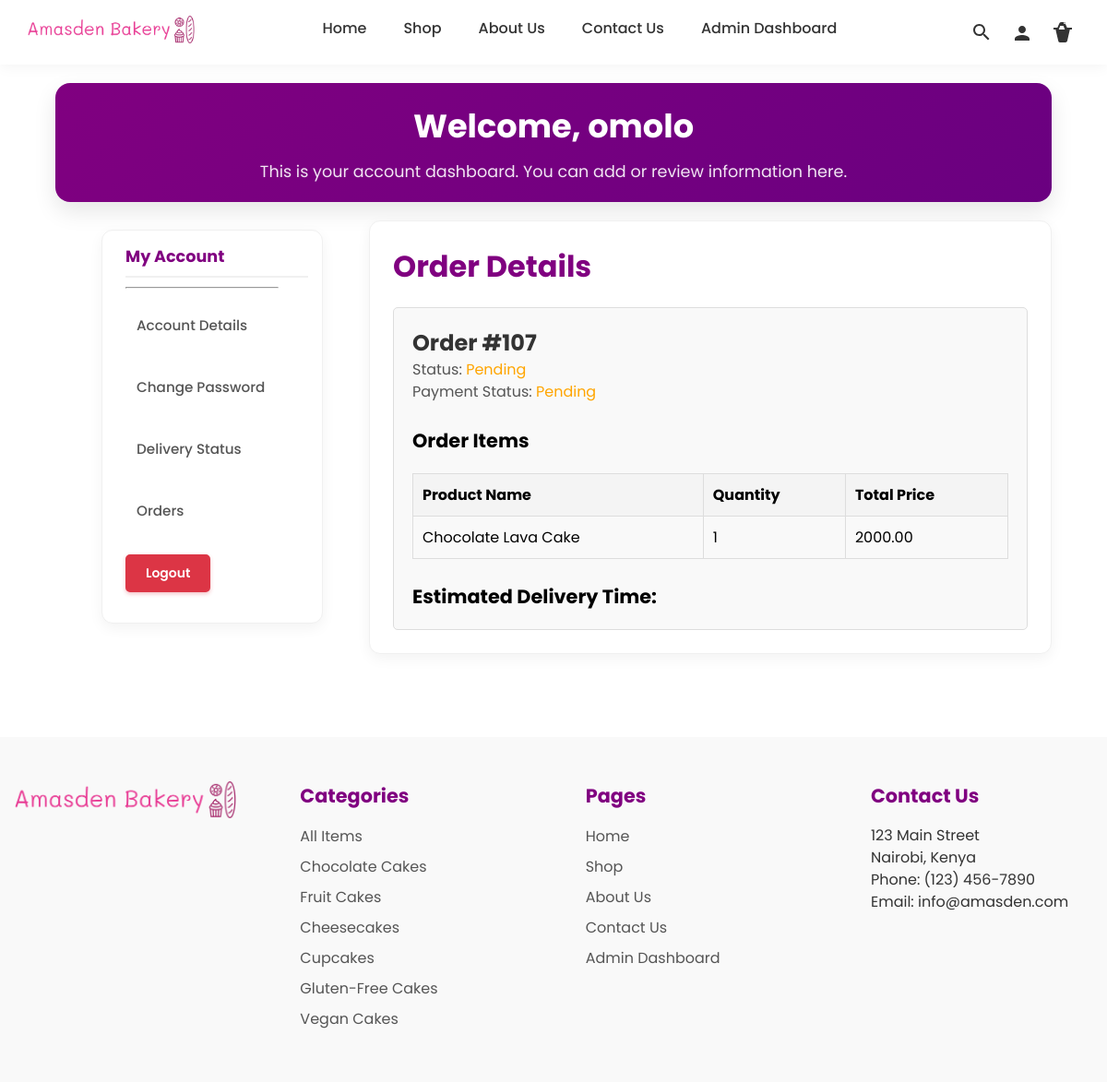
/user_dashboard/order/107/details/ (signed in), run on the app's committed database.
### bakery/models.py (models this page shows, shortened)
class Order(models.Model):
    STATUS_CHOICES = [
        ('Pending', 'Pending'),
        ('In Progress', 'In Progress'),
        ('Completed', 'Completed'),
        ('Cancelled', 'Cancelled'),
    ]
    PAYMENT_STATUS_CHOICES = [
        ('Pending', 'Pending'),
        ('Completed', 'Completed'),
        ('Failed', 'Failed'),
        ('Cancelled', 'Cancelled'),
    ]
    user = models.ForeignKey(User, on_delete=models.CASCADE, null=True, blank=True)
    cart = models.ForeignKey(Cart, on_delete=models.CASCADE, null=True, blank=True)
    status = models.CharField(max_length=20, choices=STATUS_CHOICES, default='Pending')
    created_at = models.DateTimeField(auto_now_add=True)
    estimated_delivery_time = models.DateTimeField(blank=True, null=True)
    total_price = models.DecimalField(max_digits=10, decimal_places=2, default=0)
    payment_status = models.CharField(max_length=20, choices=PAYMENT_STATUS_CHOICES, default='Pending')
    phone_number = models.CharField(max_length=15, blank=True, null=True)
    address = models.CharField(max_length=255, blank=True, null=True)
    checkout_request_id = models.CharField(max_length=255, blank=True, null=True)
    class Meta:
        indexes = [
            models.Index(fields=['status', 'payment_status']),
        ]

class OrderItem(models.Model):
    order = models.ForeignKey(Order, on_delete=models.CASCADE, related_name='order_items')
    product = models.ForeignKey(BakeryItem, on_delete=models.CASCADE)
    quantity = models.PositiveIntegerField()
    total_price = models.DecimalField(max_digits=10, decimal_places=2)
    timestamp = models.DateTimeField(auto_now_add=True)

class BakeryItem(models.Model):
    name = models.CharField(max_length=100, unique=True)
    description = models.TextField()
    price = models.DecimalField(max_digits=6, decimal_places=2)
    image = models.ImageField(upload_to='bakery_images/')
    available = models.BooleanField(default=True)
    slug = models.SlugField(unique=True, blank=True)
    category = models.ForeignKey(Category, on_delete=models.CASCADE, related_name='items', null=True, blank=True)
    ingredients = models.TextField(blank=True)
    sales = models.IntegerField(default=0)

class Category(models.Model):
    name = models.CharField(max_length=100, default='none')
    slug = models.SlugField(unique=True, blank=True)

### user_dashboard/views.py (the view)
# urls.py: path('order/<int:order_id>/details/', views.order_details, name='order_details'),
@login_required
def order_details(request, order_id):
    order = get_object_or_404(Order, id=order_id, user=request.user)
    order_items = order.order_items.all()
    estimated_delivery_time = order.estimated_delivery_time
    return render(request, 'user_dashboard/order_details.html', {
        'order': order,
        'order_items': order_items,
        'estimated_delivery_time': estimated_delivery_time,
    })

### bakery/context_processors.py (called while the page is built)
def global_footer_context(request):
    footer_categories = Category.objects.all()
    category_slug = request.GET.get('category')
    return {
        'footer_categories': footer_categories,
    }

### bakery/templates/user_dashboard/order_details.html (shortened to what this page needs)
{% extends 'user_dashboard/template.html' %}
{% block dashboard_content %}
<h2>Order Details</h2>
<div class="order-summary">
    <h3>Order #{{ order.id }}</h3>
    <p>Status: <span class="status-{{ order.status|lower }}">{{ order.status }}</span></p>
    <p>Payment Status: <span class="status-{{ order.payment_status|lower }}">{{ order.payment_status }}</span></p>
    <h4>Order Items</h4>
    <table class="generic-table">
        <thead>
            <tr>
                <th>Product Name</th>
                <th>Quantity</th>
                <th>Total Price</th>
            </tr>
        </thead>
        <tbody>
            {% for item in order_items %}
            <tr>
                <td>{{ item.product.name }}</td>
                <td>{{ item.quantity }}</td>
                <td>{{ item.total_price }}</td>
            </tr>
            {% endfor %}
        </tbody>
    </table>
    <h4>Estimated Delivery Time:</h4>
</div>
{% endblock %}

### bakery/templates/user_dashboard/template.html (shortened to what this page needs)
{% load static %}
{% include "bakery/header.html" %}
<div class="user_dashboard_details">
    <h1>Welcome, {{ user.username }}</h1>
    <p>This is your account dashboard. You can add or review information here.</p>
</div>
<div class="dashboard_div">
<aside class="user_aside">
    <nav>
        <h2>My Account</h2>
        <hr class="horizontal">
        <ul>
            <li class="nav-item"><a href="{% url 'user_dashboard:account_details' %}" class="nav-link">Account Details</a></li>
            <li class="nav-item"><a href="{% url 'user_dashboard:change_password' %}" class="nav-link">Change Password</a></li>
            <li class="nav-item"><a href="{% url 'user_dashboard:delivery_status' %}" class="nav-link">Delivery Status</a></li>
            <li class="nav-item"><a href="{% url 'user_dashboard:orders' %}" class="nav-link">Orders</a></li>
            <li class="nav-item"><form method="POST" action="{% url 'logout' %}">
                <button type="submit" class="logout-btn">Logout</button>
            </form></li>
        </ul>
    </nav>
</aside>
<div class="dashboard_section">
{% block dashboard_content %}
{% endblock %}
</div>
</div>
{% include "bakery/footer.html" %}

### bakery/templates/bakery/footer.html
{% load static %}
<footer>
  <div class="footer-column">
    <img src="{% static 'images/logo.png' %}" alt="Bakery Logo">
  </div>
  <div class="footer-column">
    <h3>Categories</h3>
    <ul>
      <li>
        <a href="{% url 'products' %}">All Items</a>
      </li>
      {% for category in footer_categories %}
      <li>
        <a href="?category={{ category.slug }}">{{ category.name }}</a>
      </li>
      {% endfor %}
    </ul>
  </div>
  <div class="footer-column">
    <h3>Pages</h3>
    <ul>
      <li>
        <a href="{% url 'home' %}">Home</a>
      </li>
      <li>
        <a href="{% url 'products' %}">Shop</a>
      </li>
      <li>
        <a href="{% url 'about' %}">About Us</a>
      </li>
      <li>
        <a href="{% url 'contact' %}">Contact Us</a>
      </li>
      {% if user.is_authenticated %}
            <li >
              {% if user.is_superuser %}
                <a href="{% url 'admin_dashboard:add_bakery_item' %}">Admin Dashboard</a>
              {% elif user.is_staff %}
                <a href="{% url 'staff_dashboard:manage_orders' %}">Staff Dashboard</a>
              {% else %}
                <a href="{% url 'user_dashboard:account_details' %}">Account</a>
              {% endif %}
            </li>
          {% else %}
            <li>
              <a href="{% url 'login' %}">Account</a>
            </li>
          {% endif %}
    </ul>
  </div>
  <div class="footer-column">
    <h3>Contact Us</h3>
    <p>123 Main Street<br>
    Nairobi, Kenya<br>
    Phone: (123) 456-7890<br>
    Email: info@amasden.com</p>
</footer>
  </body>
</html>

### bakery/static/css/master.css (style rules this page uses)
* { margin: 0; padding: 0; box-sizing: border-box; font-family: 'Poppins', sans-serif; font-size: 1rem; }
body { margin-top: 0; display: flex; flex-direction: column; align-items: center; justify-content: center; width: 100%; }
h1 { font-size: 2.2rem; color: purple; }
h2 { font-size: 2rem; color: purple; }
h3 { font-size: 1.3rem; color: purple; }
h4 { font-size: 1.8rem; }
p { line-height: 1.5; }
.nav-link { padding: 10px; font-weight: 500; color: #333; text-decoration: none; transition: color 0.2s ease-in-out, background-color 0.2s ease-in-out; }
.nav-item { padding: 10px; }
footer { display: flex; flex-wrap: wrap; justify-content: space-between; background-color: #f9f9f9; padding: 2rem 0; font-family: Arial, sans-serif; color: #333; margin-top: 50px; z-index: 999; }
.footer-column { width: 20%; margin: 0 1rem; padding: 1rem 0; }
.footer-column h3 { margin-bottom: 1rem; }
.footer-column ul { list-style: none; padding: 0; margin: 0; }
.footer-column li { margin-bottom: 0.5rem; }
.footer-column li a { text-decoration: none; color: #555; padding: 0; transition: color 0.2s ease-in-out, background-color 0.2s ease-in-out, padding 0.2s ease-in-out; }
footer img { max-width: 100%; height: auto; }
.logout-btn { background-color: #dc3545 !important; color: white !important; border: 2px solid #dc3545 !important; padding: 8px 20px; border-radius: 5px; cursor: pointer; font-weight: 600; font-size: 14px; transition: all 0.3s ease; box-shadow: 0 2px 4px rgba(220, 53, 69, 0.3); display: inline-block; text-decoration: none; }

### bakery/static/css/user_dashboard.css (style rules this page uses)
.user_aside ul li { list-style: none; text-decoration: none; }
.user_aside ul li a { text-decoration: none; }
.user_aside { align-self: flex-start; margin: 10px 10px 10px 50px; flex-shrink: 0; }
.user_aside h2 { margin-left: 10px; }
.user_aside button { border: none; background-color: #fff; margin: 0; cursor: pointer; }
.horizontal { height: 1px; width: 80%; margin: 10px; background-color: darkgray; }
.dashboard_section { border-left: 1px solid darkgray; padding-left: 30px; margin-left: 20px; }
.dashboard_div { display: flex; flex-direction: row; width: 100%; margin-top: 10px; }
.user_dashboard_details { background-color: seashell; width: 100%; padding: 20px; }
.order-summary { margin-top: 20px; padding: 20px; border: 1px solid #ddd; border-radius: 5px; background-color: #f9f9f9; }
.order-summary h3 { color: #333; font-size: 1.5em; }
.order-summary h4 { margin-top: 25px; font-size: 1.3em; }
.order-summary p { font-size: 1em; color: #555; }
.order-summary .generic-table { width: 100%; margin-top: 20px; border-collapse: collapse; }
.order-summary .generic-table th, .order-summary .generic-table td { border: 1px solid #ddd; padding: 10px; text-align: left; }
.order-summary .generic-table th { background-color: #f4f4f4; }

### bakery/static/css/admin_dashboard.css (style rules this page uses)
.user_dashboard_details { margin-top: 90px; background: linear-gradient(135deg, purple, #6a0080); color: white; padding: 20px; border-radius: 16px; box-shadow: 0 10px 25px rgba(0, 0, 0, 0.1); text-align: center; margin-bottom: 20px; width: 90%; max-width: 1200px; margin-left: auto; margin-right: auto; }
.user_dashboard_details h1 { color: white; margin-bottom: 10px; font-size: 2.2rem; font-weight: 700; }
.user_dashboard_details p { color: rgba(255, 255, 255, 0.9); font-size: 1.1rem; }
.dashboard_div { display: flex; width: 90%; max-width: 1200px; margin: 0 auto 40px; gap: 20px; }
.user_aside { flex: 0 0 240px; background: white; padding: 15px; border-radius: 12px; box-shadow: 0 5px 15px rgba(0, 0, 0, 0.05); height: fit-content; border: 1px solid #f0f0f0; }
.user_aside h2 { font-size: 1.1rem; margin-bottom: 10px; color: purple; border-bottom: 2px solid #f0f0f0; padding-bottom: 8px; }
.user_aside ul { list-style: none; }
.user_aside li { margin-bottom: 8px; }
.user_aside .nav-link { display: block; padding: 8px 12px; color: #555; text-decoration: none; border-radius: 8px; transition: all 0.2s; font-weight: 500; background: none; border: none; width: 100%; text-align: left; cursor: pointer; font-size: 0.95rem; }
.dashboard_section { flex: 1; background: white; padding: 25px; border-radius: 12px; box-shadow: 0 5px 15px rgba(0, 0, 0, 0.05); border: 1px solid #f0f0f0; }

### bakery/static/css/generic.css (style rules this page uses)
.generic-table { width: 100%; border-collapse: collapse; margin-top: 20px; border: 1px solid #ddd; }
.generic-table th, .generic-table td { border: 1px solid #ddd; padding: 10px; text-align: left; }
.generic-table th { background-color: #f4f4f4; font-weight: bold; }
.status-pending { color: orange; }

### data on the page
Order: id "107", status "Pending", payment_status "Pending"
OrderItem: product.name "Chocolate Lava Cake", quantity "1", total_price "2000.00"
Category: name "Chocolate Cakes"
Category: name "Fruit Cakes"
Category: name "Cheesecakes"
Category: name "Cupcakes"
Category: name "Gluten-Free Cakes"
Category: name "Vegan Cakes"

### other printed values
{{ user.username }} "omolo"
